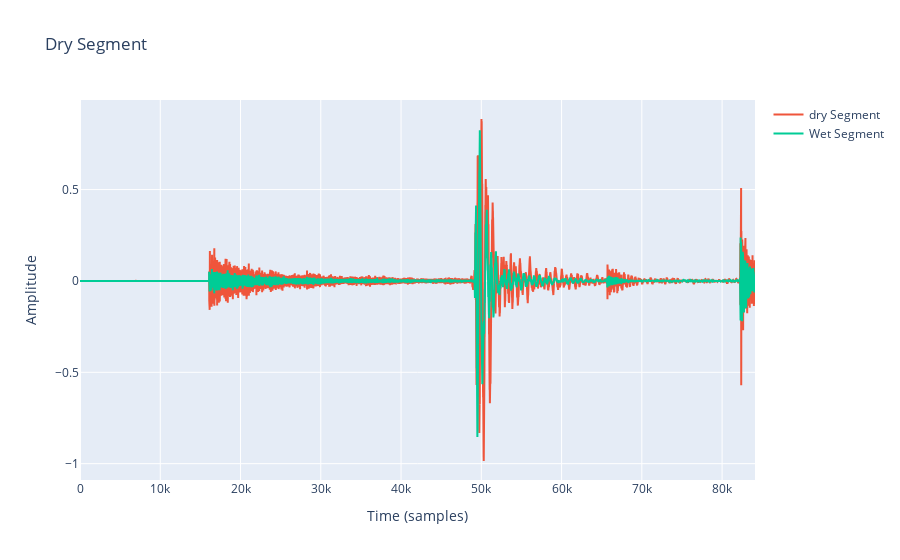

Source (notebook cell):
### Code cell
import plotly.express as px
start=x.shape[-1]//8 + 800000
end=start+44100
shift_x= -110245
shift_y= 11
#x_segment=x[..., (start+shift_x):(end+shift_x)]
#y_segment=y[..., (start+shift_y):(end+shift_y)]


#calculate the crosscorrelation between the two segments
crosscorr= torch.nn.functional.conv1d(
    y_segment.unsqueeze(0), x_segment.unsqueeze(0), padding="same"
).squeeze(0)
print(crosscorr)


fig=px.line( title="Dry Segment")
fig.add_scatter(y=x_segment[0].numpy(), mode="lines", name="dry Segment")
fig.add_scatter(y=y_segment[0].numpy(), mode="lines", name="Wet Segment")
fig.update_layout(xaxis_title="Time (samples)", yaxis_title="Amplitude")
fig.show()

### Figure 1 — Plotly figure (JSON) as saved in the notebook; plotly's stock layout.template omitted (floating-point values rounded to 4 significant figures; data arrays with more than 128 entries replaced by an {"elided": "..."} marker saying what was removed)
{"data": [{"hovertemplate": "<extra></extra>", "legendgroup": "", "line": {"color": "#636efa", "dash": "solid"}, "marker": {"symbol": "circle"}, "mode": "lines", "name": "", "orientation": "v", "showlegend": false, "type": "scatter", "xaxis": "x", "yaxis": "y"}, {"mode": "lines", "name": "dry Segment", "type": "scatter", "y": {"elided": "84100 float values"}}, {"mode": "lines", "name": "Wet Segment", "type": "scatter", "y": {"elided": "84100 float values"}}], "layout": {"legend": {"tracegroupgap": 0}, "title": {"text": "Dry Segment"}, "xaxis": {"anchor": "y", "domain": [0, 1], "title": {"text": "Time (samples)"}}, "yaxis": {"anchor": "x", "domain": [0, 1], "title": {"text": "Amplitude"}}}}
